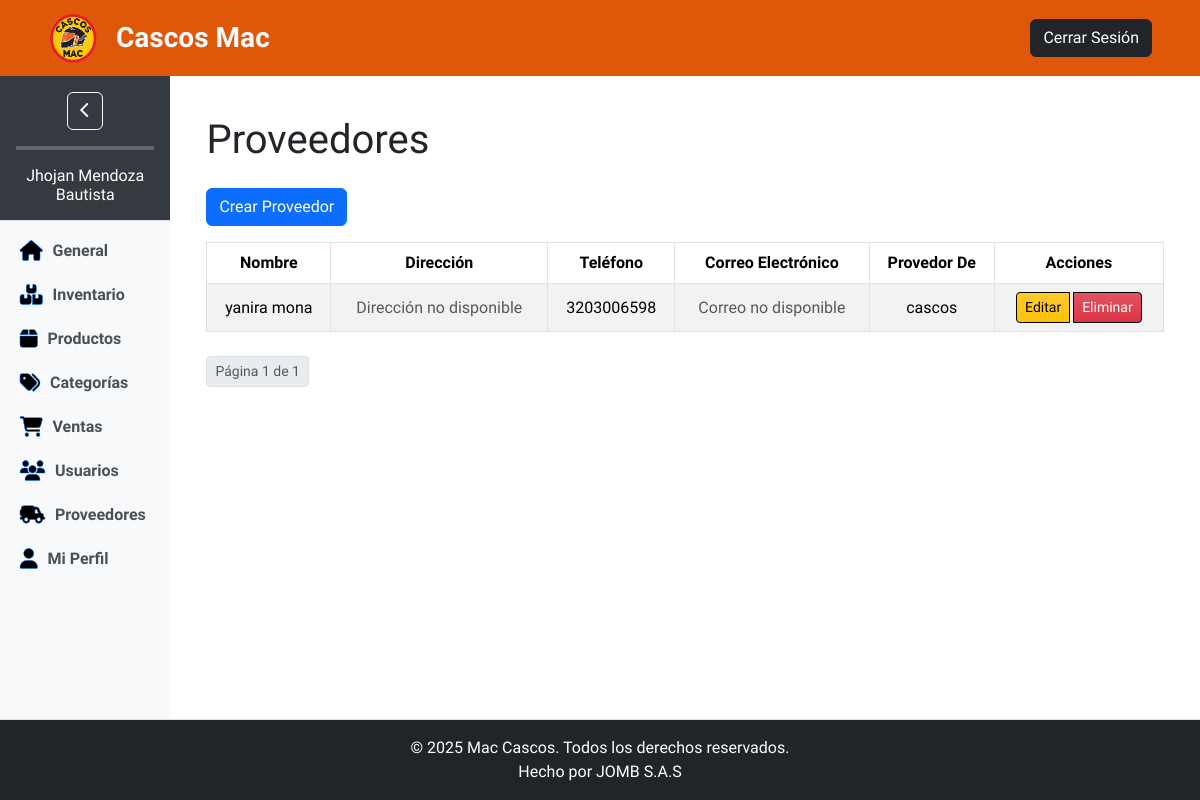
/tienda/proveedor/ (signed in), run on an earlier commit of the app's database.
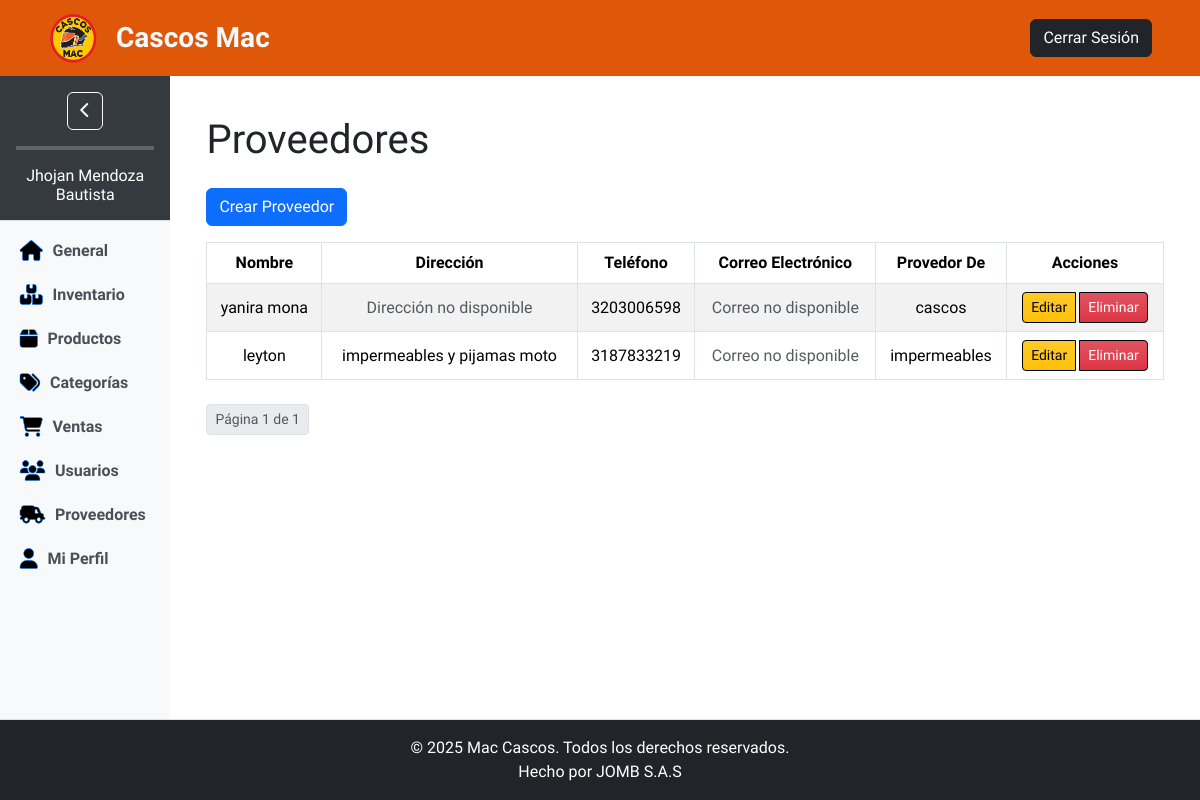
And on a later commit of the database.
### tienda/models.py (models this page shows, shortened)
class Proveedor(models.Model):
    nombre = models.CharField(max_length=50)
    provedor_de = models.CharField(max_length=255, blank=True, null=True)
    direccion = models.TextField(blank=True, null=True)
    telefono = models.CharField(max_length=20, blank=True, null=True)
    correo_electronico = models.EmailField(blank=True, null=True)

### tienda/views.py (the view)
# urls.py: path('proveedor/', views.ProveedorContenidoView.as_view(), name='contenido_proveedores'),
class ProveedorContenidoView(LoginRequiredMixin, ListView):
    model = Proveedor
    template_name = 'dashboard/proveedores/proveedores_contenido.html'
    context_object_name = 'proveedores'
    paginate_by = 6
    def get_queryset(self):
        return Proveedor.objects.all()

### templates/dashboard/proveedores/proveedores_contenido.html (shortened to what this page needs)
{% extends 'base_dashboard.html' %}
{% load static %}
{% block content %}
<div class="container mt-3">
    <h1 class="mb-4">Proveedores</h1>
    <a href="{% url 'crear_proveedor' %}" class="btn btn-primary mb-3">Crear Proveedor</a>
    <div class="table-responsive">
        <table class="table table-striped table-hover table-bordered">
            <thead>
                <tr class="text-center align-middle">
                    <th>Nombre</th>
                    <th>Dirección</th>
                    <th>Teléfono</th>
                    <th>Correo Electrónico</th>
                    <th>Provedor De</th>
                    <th>Acciones</th>
                </tr>
            </thead>
            <tbody class="text-center align-middle">
                {% for proveedor in proveedores %}
                <tr>
                    <td>{% if proveedor.nombre %}{{ proveedor.nombre }}{% else %}<span class="text-muted">Sin nombre</span>{% endif %}</td>
                    <td>{% if proveedor.direccion %}{{ proveedor.direccion }}{% else %}<span class="text-muted">Dirección no disponible</span>{% endif %}</td>
                    <td>{% if proveedor.telefono %}{{ proveedor.telefono }}{% else %}<span class="text-muted">Teléfono no disponible</span>{% endif %}</td>
                    <td>{% if proveedor.correo_electronico %}{{ proveedor.correo_electronico }}{% else %}<span class="text-muted">Correo no disponible</span>{% endif %}</td>
                    <td>{% if proveedor.provedor_de %}{{ proveedor.provedor_de }}{% else %}<span class="text-muted">No especificado</span>{% endif %}</td>
                    <td class="text-center">
                        <div class="btn-group" role="group" aria-label="Acciones">
                        <a href="{% url 'editar_proveedor' proveedor.pk %}" class="btn btn-warning bg-gradient btn-sm me-1 border-black">Editar</a>
                        <a href="{% url 'eliminar_proveedor' proveedor.pk %}" class="btn btn-danger bg-gradient btn-sm border-black">Eliminar</a>
                        </div>
                    </td>
                </tr>
                {% endfor %}
            </tbody>
        </table>
    </div>
    <div class="align-items-center mt-2">
        <div class="pagination">
            <ul class="pagination pagination-sm">
                <li class="page-item disabled">
                    <span class="page-link">Página {{ page_obj.number }} de {{ page_obj.paginator.num_pages }}</span>
                </li>
            </ul>
        </div>
    </div>
</div>
{% endblock %}

What changed in the data, as far as the page shows it:
added Proveedor: nombre "leyton", direccion "impermeables y pijamas moto", telefono "3187833219", shows "Correo no disponible", provedor_de "impermeables"
